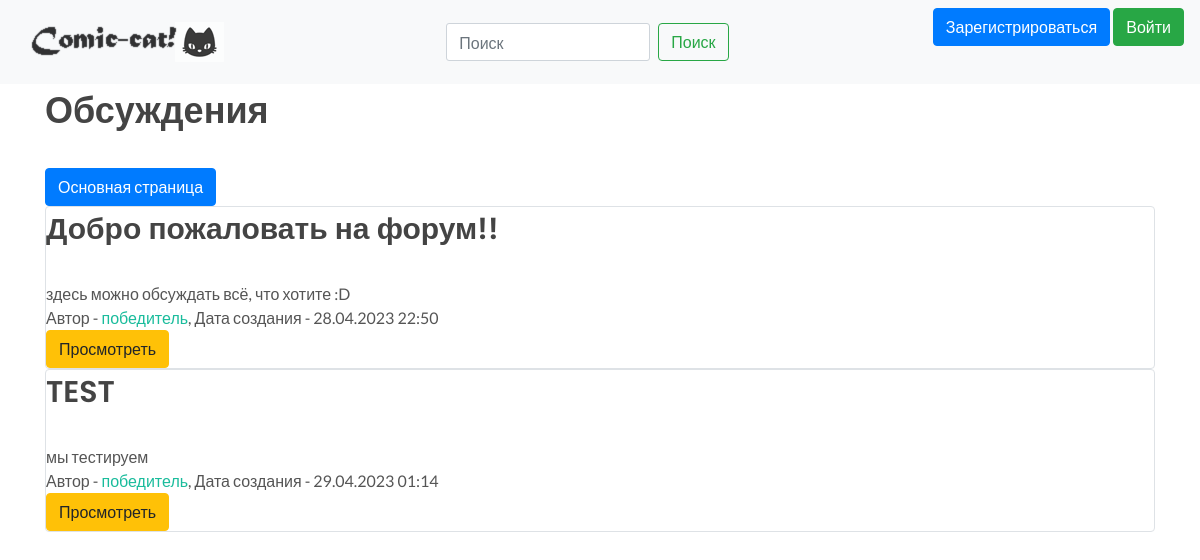
The app's page /discussions/ with its own data.
### data/discussions.py (models this page shows)
class Discussions(SqlAlchemyBase, SerializerMixin):
    __tablename__ = 'discussions'
    id = sqlalchemy.Column(sqlalchemy.Integer,
                           primary_key=True, autoincrement=True)
    title = sqlalchemy.Column(sqlalchemy.String, nullable=True)
    content = sqlalchemy.Column(sqlalchemy.String, nullable=True)
    created_date = sqlalchemy.Column(sqlalchemy.DateTime,
                                     default=datetime.datetime.now)
    is_published = sqlalchemy.Column(sqlalchemy.Boolean, default=True)
    user_id = sqlalchemy.Column(sqlalchemy.Integer,
                                sqlalchemy.ForeignKey("users.id"))
    user = orm.relationship('User')
    posts = orm.relationship("Posts", back_populates='discussion')

### data/users.py (models this page shows, shortened)
class User(SqlAlchemyBase, UserMixin, SerializerMixin):
    __tablename__ = 'users'
    id = sqlalchemy.Column(sqlalchemy.Integer,
                           primary_key=True, autoincrement=True)
    name = sqlalchemy.Column(sqlalchemy.String, nullable=True)
    about = sqlalchemy.Column(sqlalchemy.String, nullable=True)
    email = sqlalchemy.Column(sqlalchemy.String,
                              index=True, unique=True, nullable=True)
    hashed_password = sqlalchemy.Column(sqlalchemy.String, nullable=True)
    created_date = sqlalchemy.Column(sqlalchemy.DateTime,
                                     default=datetime.datetime.now)
    comics = orm.relationship("Comics", back_populates='user')
    discussions = orm.relationship("Discussions", back_populates='user')
    posts = orm.relationship("Posts", back_populates='user')
    reviews = orm.relationship("Reviews", back_populates='user')

### main.py (the view)
@app.route("/discussions/")
def discussions():
    db_sess = db_session.create_session()
    discs = db_sess.query(Discussions)
    return render_template("discussions.html", discs=discs)

### data/db_session.py (called while the page is built)
def create_session() -> Session:
    global __factory
    return __factory()

### templates/discussions.html (shortened to what this page needs)
{% extends "base.html" %}
{% block content %}
<h1>Обсуждения</h1>
<a class="btn btn-primary " href="/">Основная страница</a>
{% for item in discs%}
<div class="col-md6 border rounded">
    <h2>{{item.title}}</h2>
    <div>
        {{item.content}}
    </div>
    <div>
        Автор - <a href="/users/{{ item.user.id }}"> {{item.user.name}}</a>, Дата создания - {{item.created_date.strftime('%d.%m.%Y %H:%M')}}
    </div>
    <div>
        <a href="/discussions/{{ item.id }}" class="btn btn-warning">
            Просмотреть
        </a>
    </div>
</div>
{% endfor %}
{% endblock %}

### records on screen
Discussions: title "Добро пожаловать на форум!!", content "здесь можно обсуждать всё, что хотите :D", user.name "победитель", created_date "28.04.2023 22:50"
Discussions: title "TEST", content "мы тестируем", user.name "победитель", created_date "29.04.2023 01:14"
